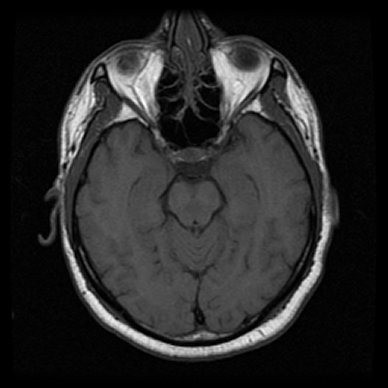
#> input picture first_assignment/data/T1.bmp, 388 x 388 px
$ python q3.py
#> lines starting #> are read from the running program, lines starting #| are printed output that depends on the picture
import numpy as np
import matplotlib.pyplot as plt
from PIL import Image


def _assertion_checks(image, filter, mode):
    assert len(image.shape) == 2, "The image must be a 2d image!"
    assert len(filter.shape) == 2, "The filter must be 2d!"
    assert mode in ("valid", "same"), "The mode parameter can only be `valid` or `same`"
    assert filter.shape[0] % 2 == 1 and filter.shape[
        1] % 2 == 1, "filter shape must be a tuple of odd numbers!"


def _get_paddings_and_new_image(image, filter_shape, mode):
    padding_i = filter_shape[0] // 2
    padding_j = filter_shape[1] // 2
    if mode == "same":
        image = np.pad(image, [(padding_i,), (padding_j,)])
    return padding_i, padding_j, image


def _filter_using_broadcast(image: np.array, filter: np.array, mode: str = 'same'):
    _assertion_checks(image=image, filter=filter, mode=mode)
    padding_i, padding_j, image = _get_paddings_and_new_image(image=image,
                                                              filter_shape=filter.shape, mode=mode)
    shape = tuple([image.shape[0] - 2 * padding_i, image.shape[1] - 2 * padding_j] +
                  list(filter.shape))
    multi_dim_image = np.empty(shape=shape, dtype=image.dtype)
    for i in range(padding_i, image.shape[0] - padding_i):
        for j in range(padding_j, image.shape[1] - padding_j):
            multi_dim_image[i - padding_i, j - padding_j] = image[
                                                            i - padding_i:i + padding_i + 1,
                                                            j - padding_j:j + padding_j + 1]

    expanded_filter = np.expand_dims(np.expand_dims(filter, axis=0), axis=0)

    final_image = np.sum((multi_dim_image * expanded_filter), axis=(2, 3))
    return final_image


def get_filtered_image(image, filter):
    result_image = np.empty(shape=image.shape, dtype=int)
    if len(image.shape) == 3:
        for ch in range(3):
            result_image[:, :, ch] = _filter_using_broadcast(image=image[:, :, ch],
                                                             filter=filter, mode='same')
    elif len(image.shape) == 2:
        result_image = _filter_using_broadcast(image=image, filter=filter, mode='same')
    else:
        raise Exception
    return result_image


def dirac(inp):
    return np.where(inp == 0, np.inf, 0)


def discrete_dirac(inp, n=0):
    return np.where(inp == n, 1, 0)


# [69 lines left out: functions shift_n, _get_f_n, item_a, item_b_1, item_b_2, not called in this run]


def item_c():
    img = np.array(Image.open('./data/T1.bmp').convert('L'))
    for siz in [3, 5, 9, 11, 13, 15]:
        h = (1 / (siz * siz)) * np.ones((siz, siz))
        res = get_filtered_image(img, h)
        plt.imshow(res, cmap='gray')
        plt.axis('off')
        plt.title(f'{(siz, siz)}')
        plt.show()
#> this loop made 6 passes
#> pass 1, in _get_paddings_and_new_image, `image = np.pad(image, [(padding_i,), (padding_j,)])`:
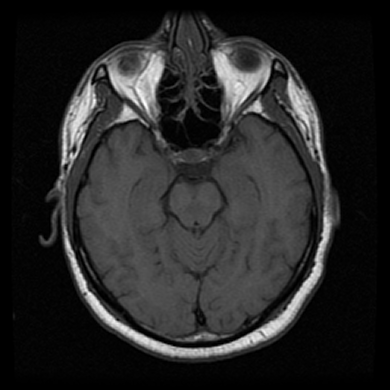
#> image: shape (390, 390); min 0, max 255, mean 39.3
#> pass 2, in _get_paddings_and_new_image (call 2), `image = np.pad(image, [(padding_i,), (padding_j,)])`:
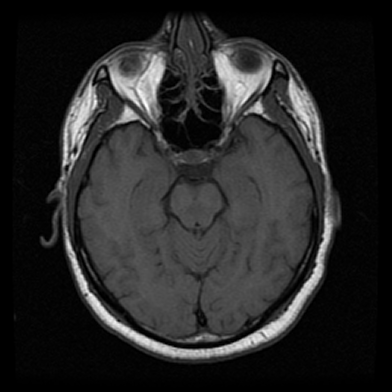
#> image: shape (392, 392); min 0, max 255, mean 38.9
#> pass 2, in get_filtered_image (call 2), `result_image = _filter_using_broadcast(image=image, filter=filter, mod..`:
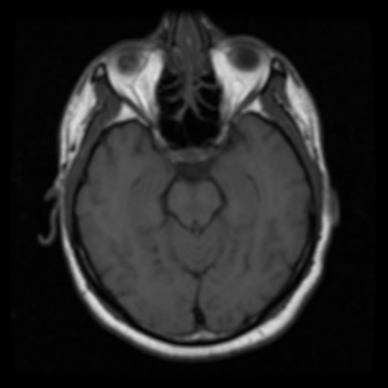
#> result_image: shape (388, 388) float64; min 0, max 224.9, mean 39.7


# [22 lines left out: functions item_d, item_e, not called in this run]


if __name__ == "__main__":
    # item_a()
    # item_b_1()
    # item_b_2()
    item_c()
    # item_d()
    # item_e()

$ run again, with first_assignment/data/T2.bmp copied over first_assignment/data/T1.bmp
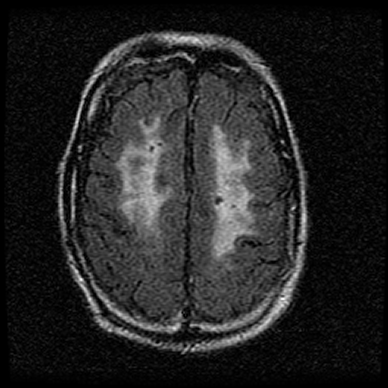
#> input picture first_assignment/data/T2.bmp, 388 x 388 px
#> the loop in item_c, `for siz in [3, 5, 9, 11, 13, 15]:` made 6 passes
#> pass 1, in _get_paddings_and_new_image, `image = np.pad(image, [(padding_i,), (padding_j,)])`:
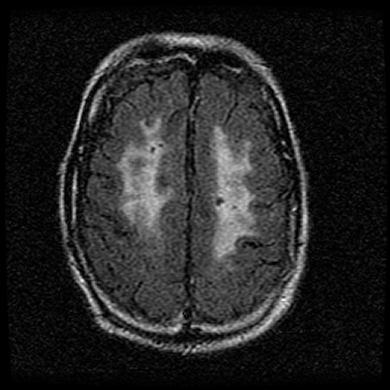
#> image: shape (390, 390); min 0, max 248, mean 36.1
#> pass 2, in get_filtered_image (call 2), `result_image = _filter_using_broadcast(image=image, filter=filter, mod..`:
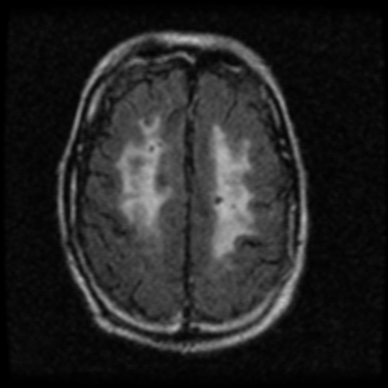
#> result_image: shape (388, 388) float64; min 0, max 194.2, mean 36.5

$ run again, with first_assignment/data/T1_1.bmp copied over first_assignment/data/T1.bmp
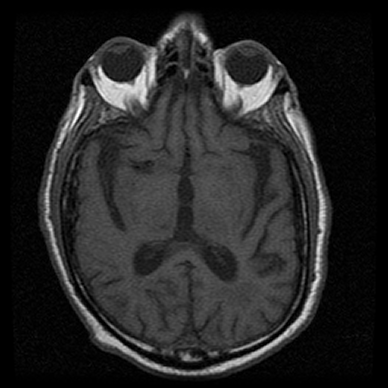
#> input picture first_assignment/data/T1_1.bmp, 388 x 388 px
#> the loop in item_c, `for siz in [3, 5, 9, 11, 13, 15]:` made 6 passes
#> pass 1, in _get_paddings_and_new_image, `image = np.pad(image, [(padding_i,), (padding_j,)])`:
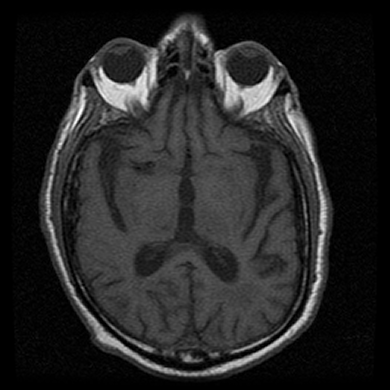
#> image: shape (390, 390); min 0, max 255, mean 37.4
#> pass 2, in get_filtered_image (call 2), `result_image = _filter_using_broadcast(image=image, filter=filter, mod..`:
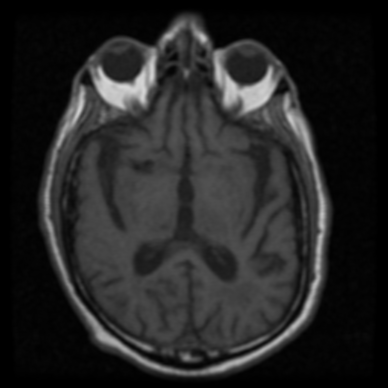
#> result_image: shape (388, 388) float64; min 0, max 213, mean 37.8
